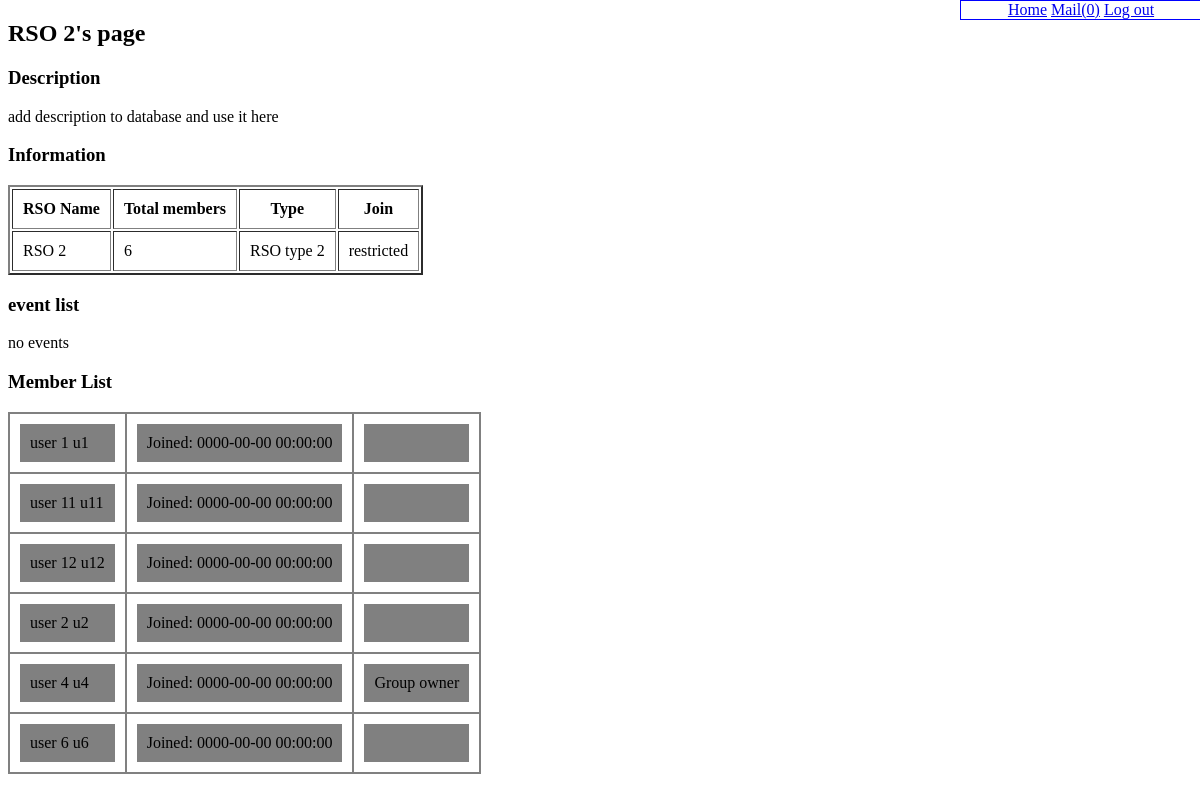
The app's page /rso_page.php?rso=2, older data.
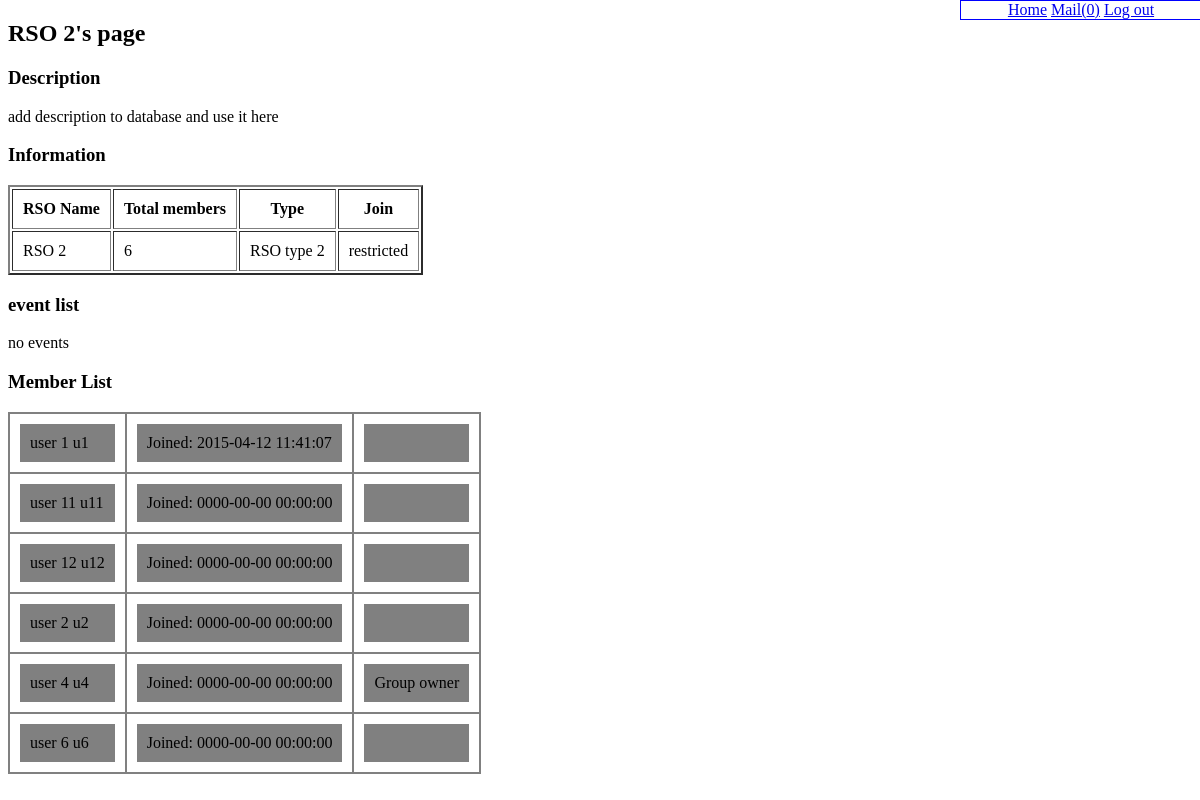
The same page, newer data.
### tables this page shows
CREATE TABLE IF NOT EXISTS `rso` (
`rid` int(11) NOT NULL,
  `name` varchar(255) DEFAULT NULL,
  `description` varchar(10000) DEFAULT NULL,
  `joinable` bit(1) NOT NULL,
  `rtid` int(11) DEFAULT NULL
);

CREATE TABLE IF NOT EXISTS `rso_type` (
`rtid` int(11) NOT NULL,
  `type` varchar(30) DEFAULT NULL
);

CREATE TABLE IF NOT EXISTS `userlist` (
  `first_name` varchar(255) DEFAULT NULL,
  `last_name` varchar(255) DEFAULT NULL,
  `email` varchar(255) NOT NULL DEFAULT '',
  `phone_number` varchar(12) DEFAULT NULL,
  `password` varchar(255) NOT NULL
);

### db/security.php (called while the page is built)
<?php
function escape($string) {
	return htmlentities(trim($string), ENT_QUOTES, 'UTF-8');
}

### rso_page.php (the view, shortened to what this page needs)
<?php
require 'db/connect.php';
require 'db/security.php';
require 'mysql_functions.php';
if(!empty($_COOKIE)){
	$email = trim($_COOKIE['user']);
} else {
	echo 'session timed out';
	header("Location:index.php?result=time_out");
	die();
}
if(!empty($_GET)){
	if(empty($rid)){
		$rid = trim($_GET['rso']);
	}
	$rso = getRSO($rid, $db);
	$temp = $db->query("SELECT rso.name AS name, rso.description as description, rso_type.type as type, rso.joinable as joinable
		FROM rso, rso_type
		WHERE (rso.rid) = '" . $rid . "'
			&& (rso_type.rtid) = (rso.rtid)");
	$rso = $temp->fetch_assoc();
	$temp = $db->query("SELECT r.admin AS admin FROM rso_member_list AS r
		WHERE (r.rid) = '" . $rid . "'
		&& (r.email) = '" . $email . "'");
	$rso_member = $temp->fetch_assoc();
	$temp = $db->query("SELECT u.email as email, CONCAT_WS(' ', u.first_name, u.last_name) as name, r.created as created, r.admin as admin FROM rso_member_list AS r, userlist AS u
		WHERE (r.rid) = '" . $rid . "'
		&& (u.email) = (r.email) && (r.admin) IS NOT NULL
		GROUP BY (u.last_name)");
	$rso_member_list = $temp->fetch_all(MYSQLI_ASSOC);
} else {
	echo 'no such rso exists';
	header("Location:index.php?result=no_rso");
	die();
}
?>
<!doctype html PUBLIC "-//W3C//DTD XHTML 1.0 Transitional//EN"
"http://www.w3.org/TR/xhtml1/DTD/xhtml1-transitional.dtd">
<html>
<head>
	<?php createUserPanel($db, $email); ?>
	<link rel="stylesheet" type="text/css" href="pagestyle.css">
</head>
<body>
<h2><?php echo $rso['name']; ?>'s page</h2>
<h3>Description</h3>
<p> add description to database and use it here </p>
<h3>Information</h3>
	<?php
		if(!count($rso)) {
			echo 'No records';
		} else {
	?>
	<table border="2" cellpadding="10">
		<thead>
			<tr>
				<th>RSO Name</th>
				<th>Total members</th>
				<th>Type</th>
				<th>Join</th>
			</tr>
		<thead>
		<tbody>
			<?php
					$temp = $db->query("SELECT * FROM rso_member_list WHERE (rid) = '" . $rid . "'");
					$temp2 = $temp->fetch_all(MYSQLI_ASSOC);
			?>
			<tr>
				<td><?php echo escape($rso['name']); ?></td>
				<td><?php echo count($temp2); ?></td>
				<td><?php echo escape($rso['type']); ?></td>
				<td><?php
				if(empty($rso_member)) {
					if($rso['joinable']){
						?>
						<form action="?rso=<?php echo escape($rid); ?>&join=1" method="POST">
							<input type="submit" value="Join" name="submit">
						</form></td>
						<?php
					} else {
						echo 'restricted';
					}
				} else {
					?>
					<form action="?rso=<?php echo escape($rid); ?>&leave=1" method="POST">
						<input type="submit" value="Leave" name="submit">
					</form></td>
					<?php
				}
				?>
			</tr>
		</tbody>
	</table>
	<?php
		}
	?>
<h3>event list</h3>
	<?php
		printEventList2($rid, NULL, $db);
	?>
<h3>Member List</h3>
	<?php
		if(!count($rso_member_list)){
			echo 'No members';
		} else {
			?>
	<table bgcolor="grey" cellpadding="10">
		<tbody>
		<?php
			foreach($rso_member_list as $r){
				?>
				<tr>
				<td id="greyrow"><?php echo escape($r['name']); ?></td>
				<td id="greyrow">Joined: <?php echo escape($r['created']); ?></td>
				<td id="greyrow"><?php if($r['admin']){ ?>
					Group owner</td>
				<?php } else {
					?>
				</tr>
		<?php
				}
			}
		}
		?>
</body>
</html>

### mysql_functions.php (shortened to what this page needs)
<?php
function createUserPanel($db, $email){
	$temp = $db->query("SELECT mid FROM mail_list WHERE to_user = '" . $email . "'");
	$temp2 = $temp->fetch_all(MYSQLI_ASSOC);
	$inbox = count($temp2);
	?>
	<div id="user_panel">
		<a href="mainpage.php">Home</a>
		<a href="mailbox.php">Mail(<?php echo escape($inbox); ?>)</a>
		<a href="index.php?result=logout">Log out</a>
	</div>
<?php
}
function printEventList($event){
	if(!count($event)){
		echo 'no events';
	}
		?>
		<?php
}
function printEventList2($rid, $uid, $db){
	if($rid == NULL){
		$temp = $db->query(
		"SELECT * FROM university_event_list
		LEFT JOIN event ON university_event_list.eid = event.eid
		WHERE (university_event_list.uid) = '" . $uid . "'
		UNION
		SELECT * FROM rso_event_list
		LEFT JOIN event ON rso_event_list.eid = event.eid
		WHERE EXISTS (
			SELECT * FROM university_rso_link
			WHERE (uid) = '" . $uid . "' && (rid) = (rso_event_list.rid))
		");
	} else if ($uid == NULL){
		$temp = $db->query(
		"SELECT * FROM rso_event_list
		LEFT JOIN event ON rso_event_list.eid = event.eid
		WHERE (rso_event_list.rid) = '" . $rid . "'
		UNION
		SELECT * FROM rso_event_list
		LEFT JOIN event ON rso_event_list.eid = event.eid
		WHERE (rso_event_list.rid) = '" . $rid . "'
			&& (SELECT COUNT(rid) from rso_member_list where (rid) = '" . $rid . "') > 4
		UNION
		SELECT * FROM university_event_list
		LEFT JOIN event ON university_event_list.eid = event.eid
		WHERE EXISTS (
			SELECT * FROM university_rso_link
			WHERE (rid) = '" . $rid . "' && (uid) = (university_event_list.uid))
		ORDER BY date ASC, time ASC
		");
	}
	$event = $temp->fetch_all(MYSQLI_ASSOC);
	printEventList($event);
}
?>

### pagestyle.css (style rules this page uses)
#greyrow { border: 10px white solid; }
#user_panel { border: 1px solid blue; position: absolute; top: 0px; width: 20%; left: 80%; text-align: center; }

Row changes from the older to the newer data that the page shows:
changed userlist (number 1 of 6 on the later page): created "0000-00-00 00:00:00" → "2015-04-12 11:41:07"
